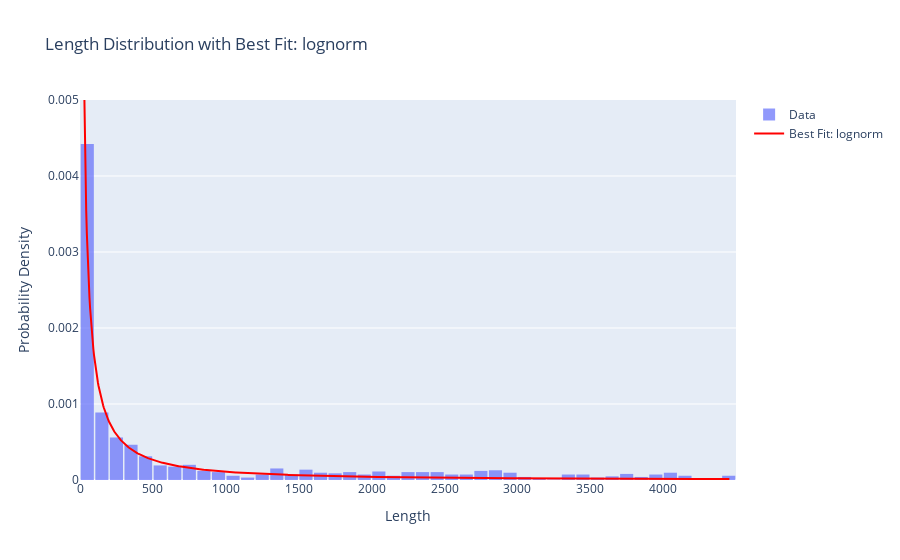

Notebook code cell kept with this figure:
### Code cell
# Define candidate distributions to test
distributions = [
    stats.norm,      # Normal
    stats.lognorm,   # Log-Normal
    stats.expon,     # Exponential
    stats.weibull_min,  # Weibull
    stats.gamma,     # Gamma
    stats.beta,      # Beta (needs bounded data)
    stats.pareto     # Pareto
]

# Prepare DataFrame for results
results = pd.DataFrame(columns=['Distribution', 'Parameters', 'KS Statistic', 'p-value'])

# Fit each distribution and calculate goodness-of-fit
for dist in distributions:
    # Try to fit the distribution
    try:
        # Ignore warnings from fitting
        with warnings.catch_warnings():
            warnings.simplefilter('ignore')
            
            # Fit distribution to data
            params = dist.fit(data)
            
            # Separate parts of parameters
            arg = params[:-2]
            loc = params[-2]
            scale = params[-1]
            
            # Calculate fitted PDF and error with fit in distribution
            pdf = dist.pdf(sorted(data), loc=loc, scale=scale, *arg)
            
            # Calculate Kolmogorov-Smirnov test
            D, p = stats.kstest(data, dist.cdf, args=params)
            
            # Add to results
            results.loc[len(results)] = [dist.name, params, D, p]
    
    except Exception as e:
        print(f"Could not fit {dist.name}: {str(e)}")
        continue

# Sort by KS statistic (lower is better)
best_dist = results.sort_values('KS Statistic').iloc[0]
print("\nBest fitting distribution:")
print(best_dist)

# Plot histogram with best fit distribution
fig = go.Figure()

# Add histogram
fig.add_trace(go.Histogram(
    x=data, 
    name='Data', 
    opacity=0.7,
    histnorm='probability density',
    nbinsx=50
))

# Get best distribution info
best_dist_name = best_dist['Distribution']
best_params = best_dist['Parameters']

# Generate PDF for best fit
x = np.linspace(min(data), max(data), 1000)
if best_dist_name == 'lognorm':
    pdf = stats.lognorm.pdf(x, s=best_params[0], loc=best_params[1], scale=best_params[2])
elif best_dist_name == 'weibull_min':
    pdf = stats.weibull_min.pdf(x, c=best_params[0], loc=best_params[1], scale=best_params[2])
else:
    pdf = getattr(stats, best_dist_name).pdf(x, *best_params)

# Add best fit line
fig.add_trace(go.Scatter(
    x=x, 
    y=pdf, 
    mode='lines',
    name=f'Best Fit: {best_dist_name}',
    line=dict(color='red', width=2)
))

# Update layout
fig.update_layout(
    title=f'Length Distribution with Best Fit: {best_dist_name}',
    xaxis_title='Length',
    yaxis_title='Probability Density',
    bargap=0.1,
    showlegend=True,
    yaxis=dict(range=[0, 0.005])
)

fig.show()

# Print all results for comparison
print("\nAll tested distributions:")
print(results.sort_values('KS Statistic'))

### Figure 1 — Plotly figure (JSON) as saved in the notebook; plotly's stock layout.template omitted (floating-point values rounded to 4 significant figures; data arrays with more than 128 entries replaced by an {"elided": "..."} marker saying what was removed)
{"data": [{"histnorm": "probability density", "name": "Data", "nbinsx": 50, "opacity": 0.7, "type": "histogram", "x": {"elided": "1251 int values"}}, {"line": {"color": "red", "width": 2}, "mode": "lines", "name": "Best Fit: lognorm", "type": "scatter", "x": {"elided": "1000 float values"}, "y": {"elided": "1000 float values"}}], "layout": {"bargap": 0.1, "showlegend": true, "title": {"text": "Length Distribution with Best Fit: lognorm"}, "xaxis": {"title": {"text": "Length"}}, "yaxis": {"range": [0, 0.005], "title": {"text": "Probability Density"}}}}
